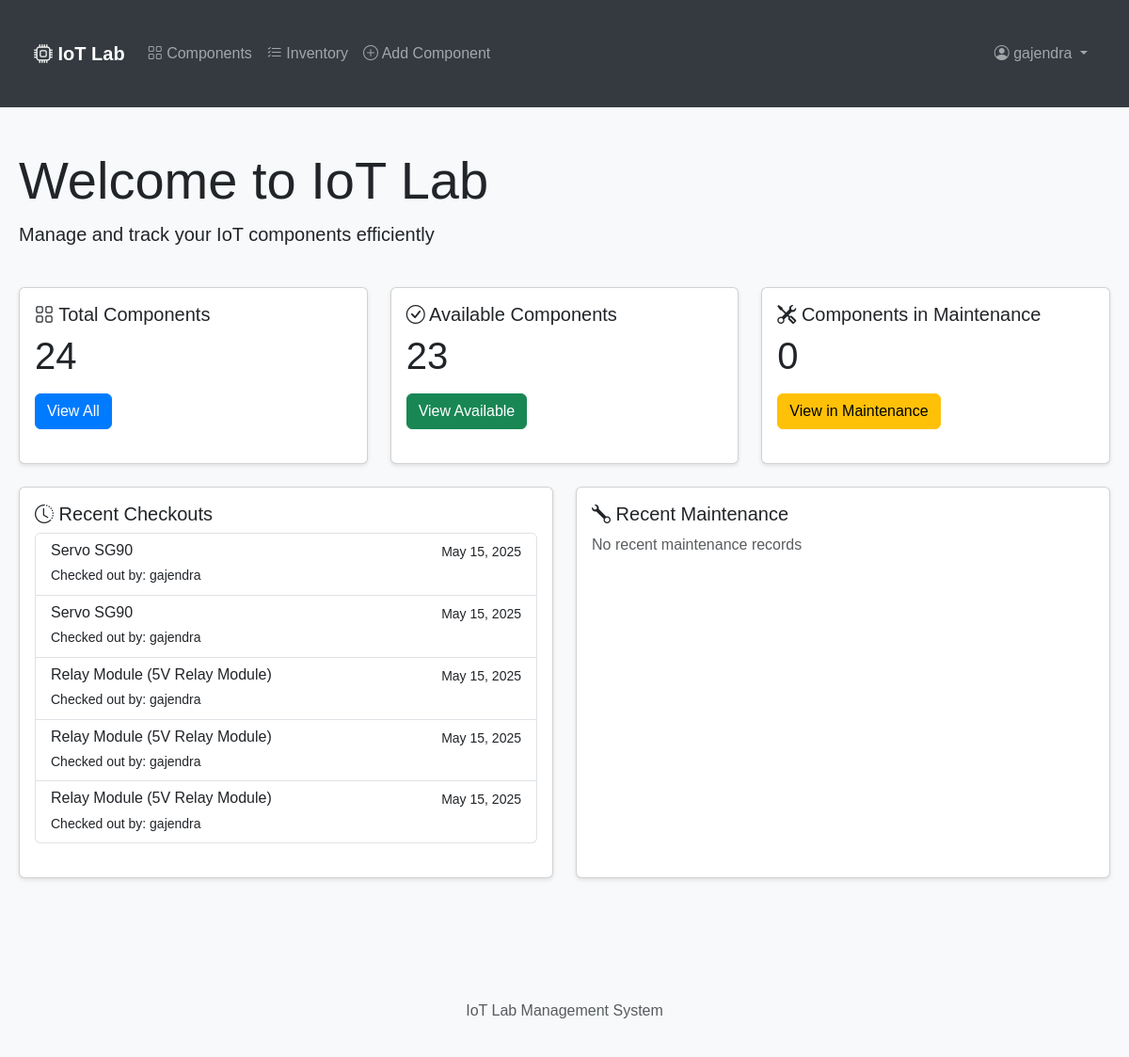
Screenshot of / (signed in) with the database file from the repository.
### components/models.py (models this page shows, shortened)
class ComponentCheckout(models.Model):
    component = models.ForeignKey(Component, on_delete=models.CASCADE, related_name='checkouts')
    checked_out_by = models.ForeignKey(User, on_delete=models.CASCADE)
    checkout_date = models.DateTimeField(auto_now_add=True)
    expected_return_date = models.DateField()
    actual_return_date = models.DateField(null=True, blank=True)
    notes = models.TextField(blank=True)
    user_branch = models.CharField(max_length=100, null=True, blank=True)
    user_phone = models.CharField(max_length=15, null=True, blank=True)
    user_email = models.EmailField(null=True, blank=True)
    display_name = models.CharField(max_length=100, null=True, blank=True)
    quantity = models.PositiveIntegerField(default=1)

class Component(models.Model):
    STATUS_CHOICES = [
        ('available', 'Available'),
        ('in_use', 'In Use'),
        ('maintenance', 'Under Maintenance'),
        ('retired', 'Retired'),
    ]
    name = models.CharField(max_length=200)
    category = models.ForeignKey(Category, on_delete=models.CASCADE, related_name='components')
    description = models.TextField()
    serial_number = models.CharField(max_length=100, unique=True, null=True, blank=True)
    quantity = models.PositiveIntegerField(default=1)
    status = models.CharField(max_length=20, choices=STATUS_CHOICES, default='available')
    location = models.CharField(max_length=200)
    purchase_date = models.DateField()
    last_maintenance_date = models.DateField(null=True, blank=True)
    next_maintenance_date = models.DateField(null=True, blank=True)
    created_by = models.ForeignKey(User, on_delete=models.CASCADE, related_name='created_components')
    created_at = models.DateTimeField(auto_now_add=True)
    updated_at = models.DateTimeField(auto_now=True)
    image = models.ImageField(upload_to='components/', null=True, blank=True)

### components/views.py (the view)
# urls.py: path('', views.home, name='home'),
@login_required
def home(request):
    components = Component.objects.prefetch_related('checkouts').all()
    total_quantity = 0
    available_quantity = 0
    in_use_quantity = 0
    maintenance_quantity = 0
    for component in components:
        active_checkouts = component.checkouts.filter(actual_return_date__isnull=True)
        in_use_count = sum(checkout.quantity for checkout in active_checkouts)
        if component.status == 'maintenance':
            maintenance_quantity += component.quantity
        else:
            available_count = max(0, component.quantity - in_use_count)
            available_quantity += available_count
            in_use_quantity += in_use_count
        total_quantity += component.quantity
    context = {
        'total_components': total_quantity,
        'available_components': available_quantity,
        'in_use_components': in_use_quantity,
        'maintenance_components': maintenance_quantity,
        'recent_checkouts': ComponentCheckout.objects.select_related('component', 'checked_out_by').order_by('-checkout_date')[:5],
        'recent_maintenance': MaintenanceLog.objects.select_related('component', 'performed_by').order_by('-maintenance_date')[:5],
    }
    return render(request, 'components/home.html', context)

### components/templates/components/home.html (shortened to what this page needs)
{% extends "components/base.html" %}
{% block content %}
<div class="row">
    <div class="col-md-12 mb-4">
        <h1 class="display-4">Welcome to IoT Lab</h1>
        <p class="lead">Manage and track your IoT components efficiently</p>
    </div>
</div>
<div class="row">
    <div class="col-md-4 mb-4">
        <div class="card h-100">
            <div class="card-body">
                <h5 class="card-title">
                    <i class="bi bi-grid"></i> Total Components
                </h5>
                <p class="card-text display-6">{{ total_components }}</p>
                <a href="{% url 'component-list' %}" class="btn btn-primary">View All</a>
            </div>
        </div>
    </div>
    <div class="col-md-4 mb-4">
        <div class="card h-100">
            <div class="card-body">
                <h5 class="card-title">
                    <i class="bi bi-check-circle"></i> Available Components
                </h5>
                <p class="card-text display-6">{{ available_components }}</p>
                <a href="{% url 'component-list' %}?status=available" class="btn btn-success">View Available</a>
            </div>
        </div>
    </div>
    <div class="col-md-4 mb-4">
        <div class="card h-100">
            <div class="card-body">
                <h5 class="card-title">
                    <i class="bi bi-tools"></i> Components in Maintenance
                </h5>
                <p class="card-text display-6">{{ maintenance_components }}</p>
                <a href="{% url 'component-list' %}?status=maintenance" class="btn btn-warning">View in Maintenance</a>
            </div>
        </div>
    </div>
</div>
<div class="row">
    <div class="col-md-6 mb-4">
        <div class="card h-100">
            <div class="card-body">
                <h5 class="card-title">
                    <i class="bi bi-clock-history"></i> Recent Checkouts
                </h5>
                <div class="list-group">
                    {% for checkout in recent_checkouts %}
                    <a href="{% url 'component-detail' checkout.component.pk %}" class="list-group-item list-group-item-action">
                        <div class="d-flex w-100 justify-content-between">
                            <h6 class="mb-1">{{ checkout.component.name }}</h6>
                            <small>{{ checkout.checkout_date|date:"M d, Y" }}</small>
                        </div>
                        <small>Checked out by: {{ checkout.checked_out_by.username }}</small>
                    </a>
                    {% empty %}
                    <p class="text-muted">No recent checkouts</p>
                    {% endfor %}
                </div>
            </div>
        </div>
    </div>
    <div class="col-md-6 mb-4">
        <div class="card h-100">
            <div class="card-body">
                <h5 class="card-title">
                    <i class="bi bi-wrench"></i> Recent Maintenance
                </h5>
                <div class="list-group">
                    {% for log in recent_maintenance %}
                    <a href="{% url 'component-detail' log.component.pk %}" class="list-group-item list-group-item-action">
                        <div class="d-flex w-100 justify-content-between">
                            <h6 class="mb-1">{{ log.component.name }}</h6>
                            <small>{{ log.maintenance_date|date:"M d, Y" }}</small>
                        </div>
                        <small>Maintained by: {{ log.performed_by.username }}</small>
                    </a>
                    {% empty %}
                    <p class="text-muted">No recent maintenance records</p>
                    {% endfor %}
                </div>
            </div>
        </div>
    </div>
</div>
{% endblock %}

### components/templates/components/base.html (shortened to what this page needs)
<!DOCTYPE html>
<html lang="en">
<head>
    {% load static %}
    <link href="https://cdn.jsdelivr.net/npm/bootstrap@5.3.0/dist/css/bootstrap.min.css" rel="stylesheet">
    <link rel="stylesheet" href="https://cdn.jsdelivr.net/npm/bootstrap-icons@1.7.2/font/bootstrap-icons.css">
    <link rel="stylesheet" href="{% static 'css/main.css' %}">
    {% get_media_prefix as media_prefix %}
</head>
<body>
    <nav class="navbar navbar-expand-lg navbar-dark">
        <div class="container">
            <a class="navbar-brand" href="{% url 'home' %}">
                <i class="bi bi-cpu"></i> IoT Lab
            </a>
            <div class="collapse navbar-collapse" id="navbarNav">
                <ul class="navbar-nav me-auto">
                    <li class="nav-item">
                        <a class="nav-link" href="{% url 'component-list' %}">
                            <i class="bi bi-grid"></i> Components
                        </a>
                    </li>
                    <li class="nav-item">
                        <a class="nav-link" href="{% url 'inventory-list' %}">
                            <i class="bi bi-list-check"></i> Inventory
                        </a>
                    </li>
                    {% if user.is_authenticated %}
                    <li class="nav-item">
                        <a class="nav-link" href="{% url 'component-create' %}">
                            <i class="bi bi-plus-circle"></i> Add Component
                        </a>
                    </li>
                    {% endif %}
                </ul>
                <ul class="navbar-nav">
                    {% if user.is_authenticated %}
                    <li class="nav-item dropdown">
                        <a class="nav-link dropdown-toggle" href="#" id="userDropdown" role="button" data-bs-toggle="dropdown">
                            <i class="bi bi-person-circle"></i> {{ user.username }}
                        </a>
                    </li>
                    {% else %}
                    <li class="nav-item">
                        <a class="nav-link" href="{% url 'login' %}">
                            <i class="bi bi-box-arrow-in-right"></i> Login
                        </a>
                    </li>
                    {% endif %}
                </ul>
            </div>
        </div>
    </nav>
    <div class="container mt-4">
        {% block content %}
        {% endblock %}
    </div>
    <footer class="footer mt-5 py-3 bg-light">
        <div class="container text-center">
            <span class="text-muted">IoT Lab Management System</span>
        </div>
    </footer>
</body>
</html>

### components/static/css/main.css (style rules this page uses)
body { font-family: Arial, sans-serif; line-height: 1.6; margin: 0; padding: 0; background-color: #f8f9fa; }
.container { max-width: 1200px; margin: 0 auto; padding: 20px; }
.navbar { background-color: #343a40; padding: 1rem; }
.navbar-brand { color: white; font-weight: bold; }
.card { margin-bottom: 20px; box-shadow: 0 2px 4px rgba(0,0,0,0.1); }
.btn-primary { background-color: #007bff; border-color: #007bff; }

### rows the page displays
ComponentCheckout: component.name "Servo SG90", checkout_date "May 15, 2025", checked_out_by.username "gajendra"
ComponentCheckout: component.name "Servo SG90", checkout_date "May 15, 2025", checked_out_by.username "gajendra"
ComponentCheckout: component.name "Relay Module (5V Relay Module)", checkout_date "May 15, 2025", checked_out_by.username "gajendra"
ComponentCheckout: component.name "Relay Module (5V Relay Module)", checkout_date "May 15, 2025", checked_out_by.username "gajendra"
ComponentCheckout: component.name "Relay Module (5V Relay Module)", checkout_date "May 15, 2025", checked_out_by.username "gajendra"

### other values shown
{{ user.username }} "gajendra"
{{ total_components }} "24"
{{ available_components }} "23"
{{ maintenance_components }} "0"
